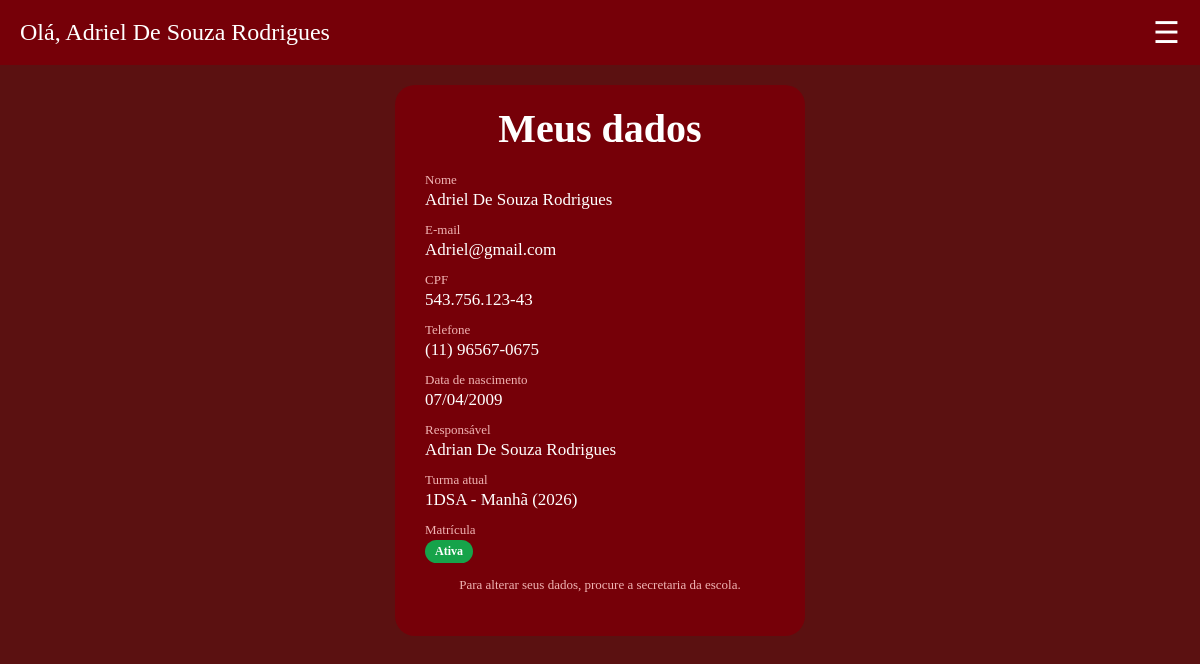
/Gestao-Escolar/php/aluno/meusdados.php (signed in), run on the app's committed database.
### tables this page shows
CREATE TABLE IF NOT EXISTS `aluno` (
  `id_aluno` int NOT NULL AUTO_INCREMENT,
  `nome` varchar(100) NOT NULL,
  `email` varchar(50) DEFAULT NULL,
  `data_nascimento` date DEFAULT NULL,
  `cpf` varchar(14) NOT NULL,
  `tel` varchar(20) DEFAULT NULL,
  `responsavel` varchar(100) NOT NULL,
  PRIMARY KEY (`id_aluno`),
  UNIQUE KEY `cpf` (`cpf`),
  UNIQUE KEY `email` (`email`)
);

CREATE TABLE IF NOT EXISTS `matricula` (
  `id_matricula` int NOT NULL AUTO_INCREMENT,
  `id_aluno` int NOT NULL,
  `id_turma` int NOT NULL,
  `ano_letivo` int NOT NULL,
  `data_matricula` date DEFAULT NULL,
  `estado` enum('Ativa','Concluida','Cancelada','Transferida') NOT NULL,
  PRIMARY KEY (`id_matricula`),
  UNIQUE KEY `id_aluno` (`id_aluno`,`ano_letivo`),
  KEY `id_turma` (`id_turma`),
  CONSTRAINT `matricula_ibfk_1` FOREIGN KEY (`id_aluno`) REFERENCES `aluno` (`id_aluno`),
  CONSTRAINT `matricula_ibfk_2` FOREIGN KEY (`id_turma`) REFERENCES `turma` (`id_turma`)
);

CREATE TABLE IF NOT EXISTS `turma` (
  `id_turma` int NOT NULL AUTO_INCREMENT,
  `nome_turma` varchar(50) NOT NULL,
  `serie` varchar(20) NOT NULL,
  `turno` varchar(20) DEFAULT NULL,
  `ano_letivo` int NOT NULL,
  PRIMARY KEY (`id_turma`)
);

### Gestao-Escolar/php/verifica.php (called while the page is built, shortened)
<?php
function h($texto) {
    return htmlspecialchars((string)$texto, ENT_QUOTES, 'UTF-8');
}
function consulta($sql, $query, $tipos = "", $params = []) {
    $stmt = $sql->prepare($query);
    if ($tipos !== "") {
        $stmt->bind_param($tipos, ...$params);
    }
    $stmt->execute();
    return $stmt;
}
function data_br($data) {
    return $data ? date("d/m/Y", strtotime($data)) : "—";
}
function rotulo_estado($estado) {
    return $estado === "Concluida" ? "Concluída" : $estado;
}

### Gestao-Escolar/php/aluno/meusdados.php (the view, shortened to what this page needs)
<?php
include "../verifica.php";
include_once "../conexao.php";
$idAluno = (int)($_SESSION["id_aluno"] ?? 0);
$stmt = $sql->prepare("SELECT * FROM aluno WHERE id_aluno = ?");
$stmt->bind_param("i", $idAluno);
$stmt->execute();
$aluno = $stmt->get_result()->fetch_assoc();
$matricula = consulta($sql,
    "SELECT m.*, t.nome_turma, t.serie, t.turno
     FROM matricula m
     JOIN turma t ON t.id_turma = m.id_turma
     WHERE m.id_aluno = ?
     ORDER BY m.ano_letivo DESC, m.id_matricula DESC
     LIMIT 1",
    "i", [$idAluno])->get_result()->fetch_assoc();
?>
<!DOCTYPE html>
<html lang="pt-br">
<head>
    <link rel="stylesheet" href="../../css/style.css">
</head>
<body class="sla">
<?php include "../includes/header_aluno.php"; ?>
<div class="divform">
  <h2 class="titulo">Meus dados</h2>
<?php if (!$aluno): ?>
  <p class="aviso">Seu usuário não está ligado a nenhum aluno. Procure a secretaria.</p>
<?php else: ?>
  <dl class="dados">
    <dt>Nome</dt><dd><?php echo h($aluno['nome']); ?></dd>
    <dt>E-mail</dt><dd><?php echo h($aluno['email'] ?? '—'); ?></dd>
    <dt>CPF</dt><dd><?php echo h($aluno['cpf']); ?></dd>
    <dt>Telefone</dt><dd><?php echo h($aluno['tel'] ?? '—'); ?></dd>
    <dt>Data de nascimento</dt><dd><?php echo data_br($aluno['data_nascimento']); ?></dd>
    <dt>Responsável</dt><dd><?php echo h($aluno['responsavel']); ?></dd>
    <dt>Turma atual</dt><dd><?php echo $matricula ? h($matricula['nome_turma'] . ' - ' . ($matricula['turno'] ?? '') . ' (' . $matricula['ano_letivo'] . ')') : '—'; ?></dd>
    <dt>Matrícula</dt>
    <dd><?php if ($matricula): ?><span class="badge badge-<?php echo strtolower($matricula['estado']); ?>"><?php echo h(rotulo_estado($matricula['estado'])); ?></span><?php else: ?>—<?php endif; ?></dd>
  </dl>
  <p class="aviso">Para alterar seus dados, procure a secretaria da escola.</p>
<?php endif; ?>
</div>
</body>
</html>

### Gestao-Escolar/css/style.css (style rules this page uses)
.sla { margin: 0; background-color: rgb(91, 17, 17); }
.divform { margin: 130px auto; margin-top: 20px; background-color: rgb(118, 0, 8); padding: 30px; border-radius: 20px; width: 350px; }
.titulo { color: #ffffff; font-size: 40px; text-align: center; margin-bottom: 20px; font-family: 'sla'; margin-top: -10px; }
.badge { display: inline-block; padding: 4px 10px; border-radius: 20px; font-size: 12px; font-weight: bold; color: #ffffff; }
.badge-ativa, .badge-aluno { background-color: #16a34a; }
.dados { color: #ffffff; margin: 0; }
.dados dt { font-size: 13px; color: #f0b4b4; margin-top: 12px; }
.dados dd { margin: 2px 0 0 0; font-size: 17px; }
.aviso { color: #f0b4b4; font-size: 13px; text-align: center; margin-top: 14px; }

### data on the page
aluno: nome "Adriel De Souza Rodrigues", email "Adriel@gmail.com", cpf "543.756.123-43", tel "(11) 96567-0675", data_nascimento "07/04/2009", responsavel "Adrian De Souza Rodrigues"
matricula: id_turma+ano_letivo "1DSA - Manhã (2026)", estado "Ativa"

### other printed values
$_SESSION['nome'] "Adriel De Souza Rodrigues"
